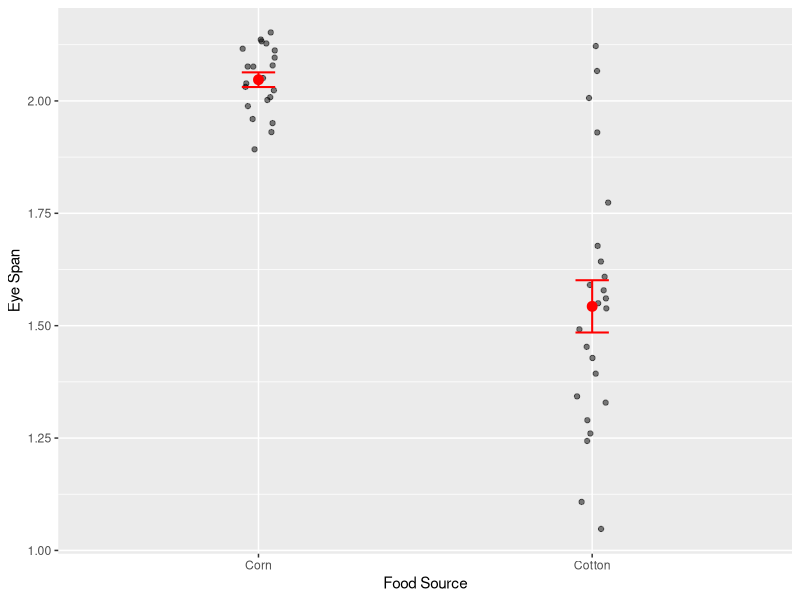
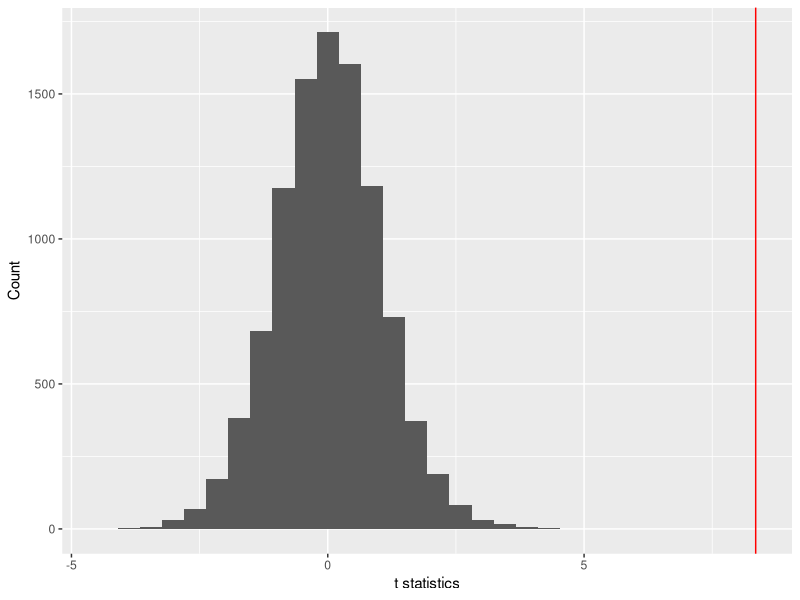
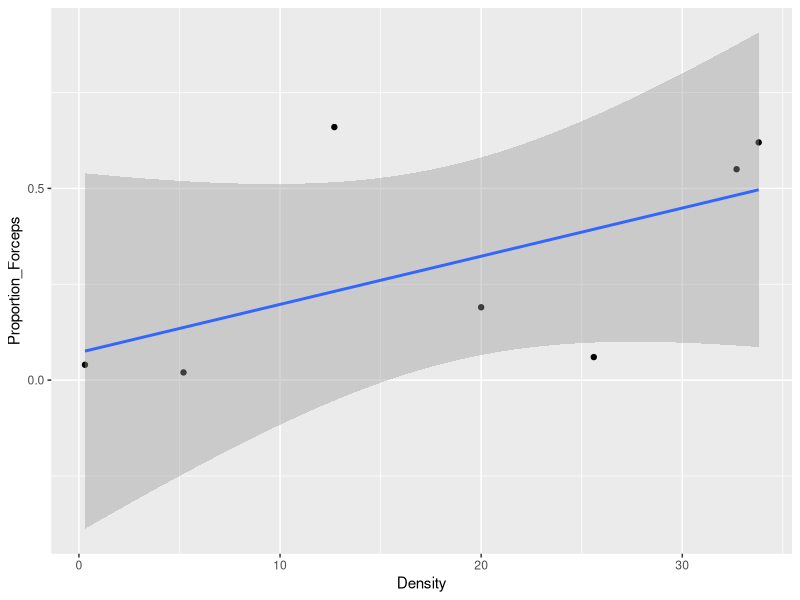
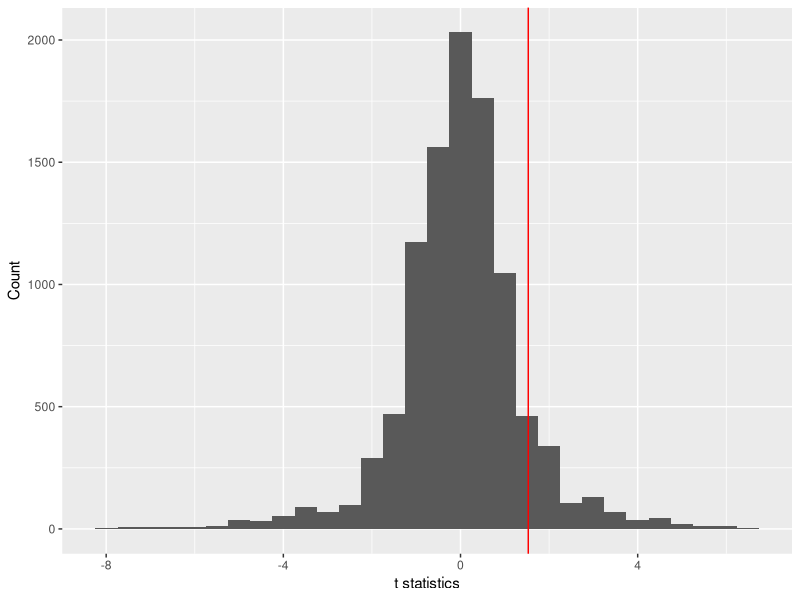
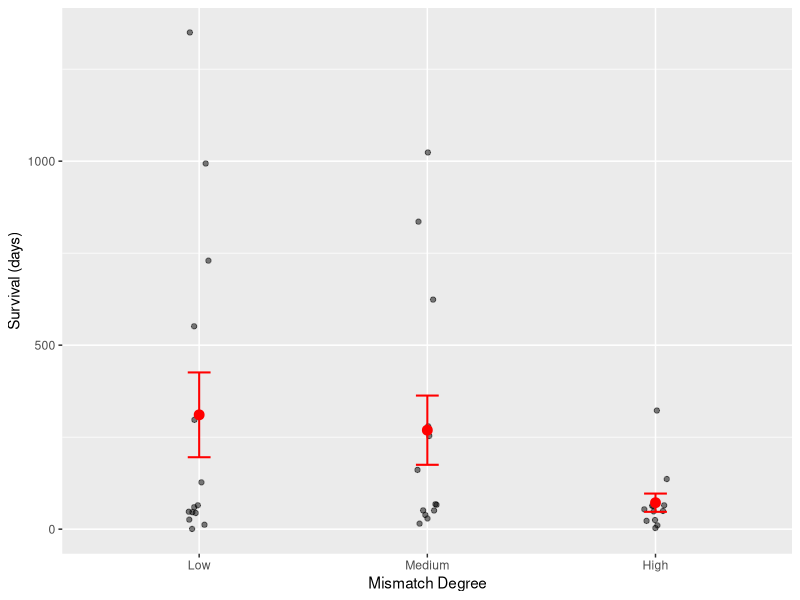
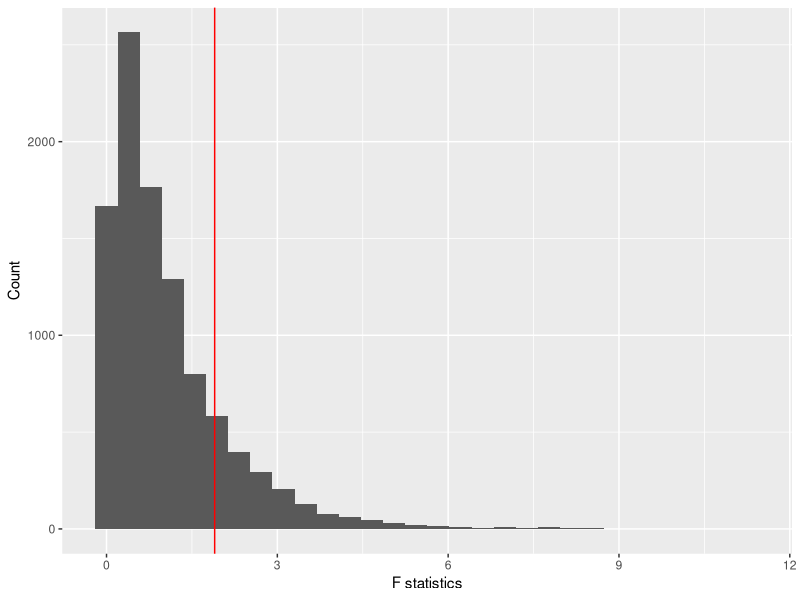
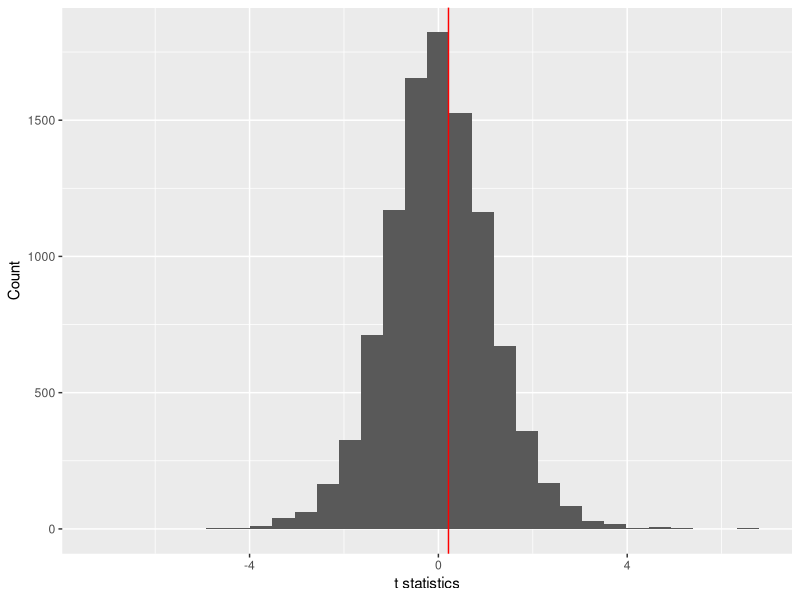
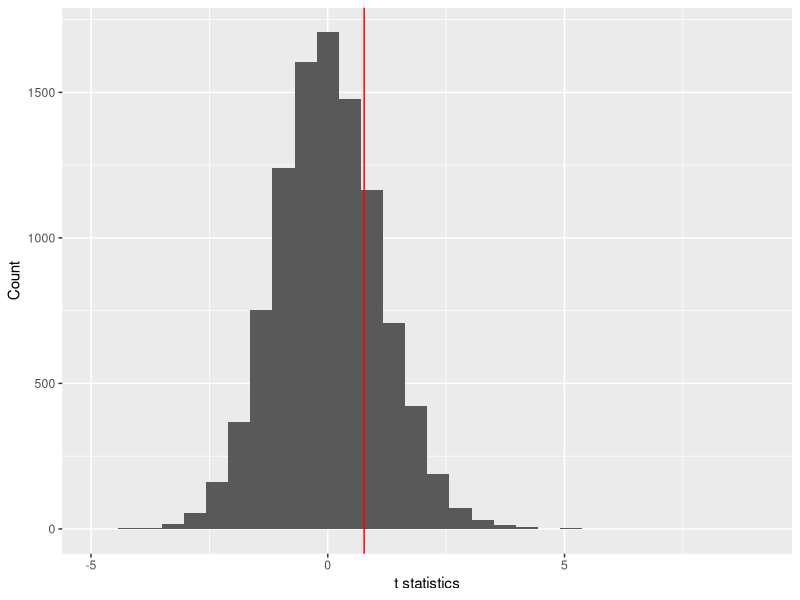

R code for these plots, in order: (Note: a time limit stopped this script after it produced the figures.)
## ---- chunk 1
library(tidyverse)
library(readxl)
library(cowplot)
library(forcats)

# This option turn on cacheing of chunks. This will dramatically
# speed up knitting, because only chunks that have changed will
# be recompiled.
knitr::opts_chunk$set(cache = TRUE)
## ---- chunk 2
# Read data
stalk <- read_csv("../data/Stalkies.csv")

# Some thoughtful plotting
ggplot(stalk, aes(x = food_source, y = eye_span)) +
  geom_point(position = position_jitter(width = 0.05), alpha = 0.5) +
  stat_summary(fun.y = mean, geom = "point", size = 3, color = "red") +
  stat_summary(fun.data = mean_se, geom = "errorbar", width = 0.1,
               color = "red", size = 0.7) +
  labs(x = "Food Source", y = "Eye Span")

set.seed(8987324)
nreps <- 1e4
t_stats <- numeric(nreps)
t_stats[1] <- t.test(eye_span ~ food_source, data = stalk)$statistic

for (ii in 2:nreps) {
  t_stats[ii] <- t.test(sample(eye_span) ~ food_source, data = stalk)$statistic
}

tibble(t_stats) %>%
  ggplot(aes(t_stats)) +
  geom_histogram(bins = 30) +
  geom_vline(xintercept = t_stats[1], color = "red") +
  labs(x = "t statistics", y = "Count")

2 * mean(t_stats >= t_stats[1])

t.test(eye_span ~ food_source, data = stalk)
## ---- chunk 3
# Iterations per second, 1 processor
(p1 <- 124.7 / nreps)

# Iterations per second, 2 processors
(p6 <- 93 / nreps)

p1 / p6
## ---- chunk 4
EW <- read_csv("../data/Earwigs.csv")

EW %>%
  ggplot(aes(Density, Proportion_Forceps)) +
  geom_point() +
  geom_smooth(method = "lm")

fm <- lm(Proportion_Forceps ~ Density, data = EW)
summary(fm)

set.seed(28476)
nreps <- 1e4
t_stats <- numeric(nreps)
t_stats[1] <- summary(fm)$coefficients[2, 3]

for (ii in 2:nreps) {
  fm_rnd <- lm(sample(Proportion_Forceps) ~ Density, data = EW)
  t_stats[ii] <- summary(fm_rnd)$coefficients[2, 3]
}

tibble(t_stats) %>%
  ggplot(aes(t_stats)) +
  geom_histogram(bins = 30) +
  geom_vline(xintercept = t_stats[1], color = "red") +
  labs(x = "t statistics", y = "Count")

2 * mean(t_stats >= t_stats[1])

factorial(7)
## ---- chunk 5
M <- read_excel("../data/Heart_Transplants.xlsx") %>%
  mutate(Mismatch_Degree = fct_inorder(Mismatch_Degree))

ggplot(M, aes(x = Mismatch_Degree, y = Survival_Days)) +
  geom_point(position = position_jitter(width = 0.05), alpha = 0.5) +
  stat_summary(fun.y = mean, geom = "point", size = 3, color = "red") +
  stat_summary(fun.data = mean_se, geom = "errorbar", width = 0.1,
               color = "red", size = 0.7) +
  labs(x = "Mismatch Degree", y = "Survival (days)")

fm <- lm(Survival_Days ~ Mismatch_Degree, data = M)
obs <- summary(fm)

set.seed(823476)
nreps <- 1e4
F_stats <- numeric(nreps)
F_stats[1] <- obs$fstatistic["value"]

for (ii in 2:nreps) {
  fm_rand <- lm(sample(Survival_Days) ~ Mismatch_Degree,
                    data = M)
  F_stats[ii] <- summary(fm_rand)$fstatistic["value"]
}

tibble(F_stats) %>%
  ggplot(aes(F_stats)) +
  geom_histogram(bins = 30) +
  geom_vline(xintercept = F_stats[1], color = "red") +
  labs(x = "F statistics", y = "Count")

mean(F_stats >= F_stats[1])
## ---- chunk 6
M <- read_excel("../data/Birds.xlsx")
fm <- lm(N_Species ~ Dist_to_Island + Elevation + Area + Dist_to_Ecuador,
         data = M)
obs <- summary(fm)

set.seed(2876)
nreps <- 1e4

t_stats <- matrix(NA, nrow = nreps, ncol = 5)
colnames(t_stats) <- c(rownames(obs$coefficients)[2:5], "Fstat")
t_stats[1, 1:4] <- obs$coefficients[2:5, 3]
t_stats[1, 5] <- obs$fstatistic[1]

for (ii in 2:nreps) {
  fm_rand <- lm(sample(N_Species) ~ Dist_to_Island + Elevation +
                  Area + Dist_to_Ecuador, data = M)
  t_stats[ii, 1:4] <- summary(fm_rand)$coefficients[2:5, 3]
  t_stats[ii, 5] <- summary(fm_rand)$fstatistic[1]
  
}

# Dist_to_Island
tibble(Dist_to_Island = t_stats[, "Dist_to_Island"]) %>%
  ggplot(aes(Dist_to_Island)) +
  geom_histogram(bins = 30) +
  geom_vline(xintercept = t_stats[1, "Dist_to_Island"],
             color = "red") +
  labs(x = "t statistics", y = "Count")

2 * mean(t_stats[, "Dist_to_Island"] >= t_stats[1, "Dist_to_Island"])

# Elevation
tibble(Elevation = t_stats[, "Elevation"]) %>%
  ggplot(aes(Elevation)) +
  geom_histogram(bins = 30) +
  geom_vline(xintercept = t_stats[1, "Elevation"],
             color = "red") +
  labs(x = "t statistics", y = "Count")

2 * mean(t_stats[, "Elevation"] >= t_stats[1, "Elevation"])

# Area
tibble(Area = t_stats[, "Area"]) %>%
  ggplot(aes(Area)) +
  geom_histogram(bins = 30) +
  geom_vline(xintercept = t_stats[1, "Area"],
             color = "red") +
  labs(x = "t statistics", y = "Count")

2 * mean(t_stats[, "Area"] >= t_stats[1, "Area"])

# Dist_to_Ecuador
tibble(Dist_to_Ecuador = t_stats[, "Dist_to_Ecuador"]) %>%
  ggplot(aes(Dist_to_Ecuador)) +
  geom_histogram(bins = 30) +
  geom_vline(xintercept = t_stats[1, "Dist_to_Ecuador"],
             color = "red") +
  labs(x = "t statistics", y = "Count")

2 * mean(t_stats[, "Dist_to_Ecuador"] <= t_stats[1, "Dist_to_Ecuador"])

tibble(Fstat = t_stats[, "Fstat"]) %>%
  ggplot(aes(Fstat)) +
  geom_histogram(bins = 30) +
  geom_vline(xintercept = t_stats[1, "Fstat"],
             color = "red") +
  labs(x = "t statistics", y = "Count")

mean(t_stats[, "Fstat"] >= t_stats[1, "Fstat"])
## ---- chunk 7
M <- read_csv("../data/Aspirin.csv") %>%
  mutate_each("factor")
fm <- glm(Cancer ~ Treatment, M, family = "binomial")

# We will use the deviance first.

set.seed(8736)
nreps <- 1e3
devs <- numeric(nreps)
devs[1] <- fm$deviance

system.time({
  for (ii in 2:nreps) {
    devs[ii] <- glm(sample(Cancer) ~ Treatment, M,
                    family = "binomial")$deviance
  }
})

tibble(devs) %>%
  ggplot(aes(devs)) +
  geom_histogram(bins = 30) +
  geom_vline(xintercept = devs[1], color = "red") +
  labs(x = "Deviance", y = "Count")

mean(devs <= devs[1])
## ---- chunk 8
set.seed(8736)
nreps <- 1e3
Zs <- numeric(nreps)
Zs[1] <- summary(fm)$coefficients[2, 3]

system.time({
  for (ii in 2:nreps) {
    fm_rand <- glm(sample(Cancer) ~ Treatment, M,
                    family = "binomial")
    Zs[ii] <- summary(fm_rand)$coefficients[2, 3]
  }
})

tibble(Zs) %>%
  ggplot(aes(Zs)) +
  geom_histogram(bins = 30) +
  geom_vline(xintercept = Zs[1], color = "red") +
  labs(x = "Z-score", y = "Count")

mean(Zs <= Zs[1]) * 2
## ---- chunk 9
obs <- chisq.test(xtabs(~ Treatment + Cancer, M),
                  correct = FALSE)

set.seed(8736)
nreps <- 1e3
chisqs <- numeric(nreps)
chisqs[1] <- obs$statistic

system.time({
  for (ii in 2:nreps) {
    chisqs[ii] <- chisq.test(xtabs(~ sample(Treatment) + Cancer, M),
                             correct = FALSE)$statistic
  }
})

tibble(chisqs) %>%
  ggplot(aes(chisqs)) +
  geom_histogram(bins = 30) +
  geom_vline(xintercept = chisqs[1], color = "red") +
  labs(x = "Chi-squared Statistic", y = "Count")

mean(chisqs >= chisqs[1])
## ---- chunk 10
M <- read_excel("../data/Birds.xlsx")

set.seed(2876)
nreps <- 1e4

corrs <- numeric(length = nreps)
corrs[1] <- cor(M$Area, M$Elevation)

for (ii in 2:nreps) {
  corrs[ii] <- cor(sample(M$Area), M$Elevation)
}

tibble(corrs) %>%
  ggplot(aes(corrs)) +
  geom_histogram(bins = 30) +
  geom_vline(xintercept = corrs[1], color = "red") +
  labs(x = "Correlation", y = "Count")

mean(corrs >= corrs[1])
